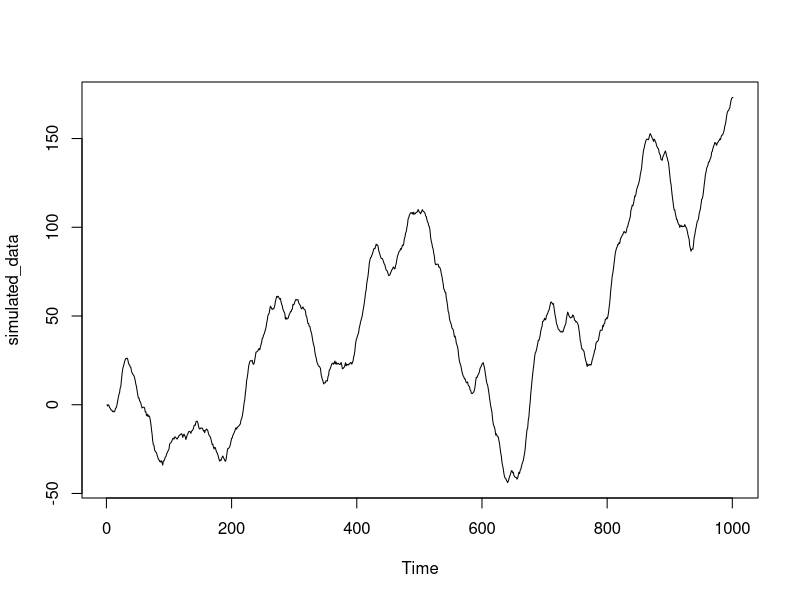
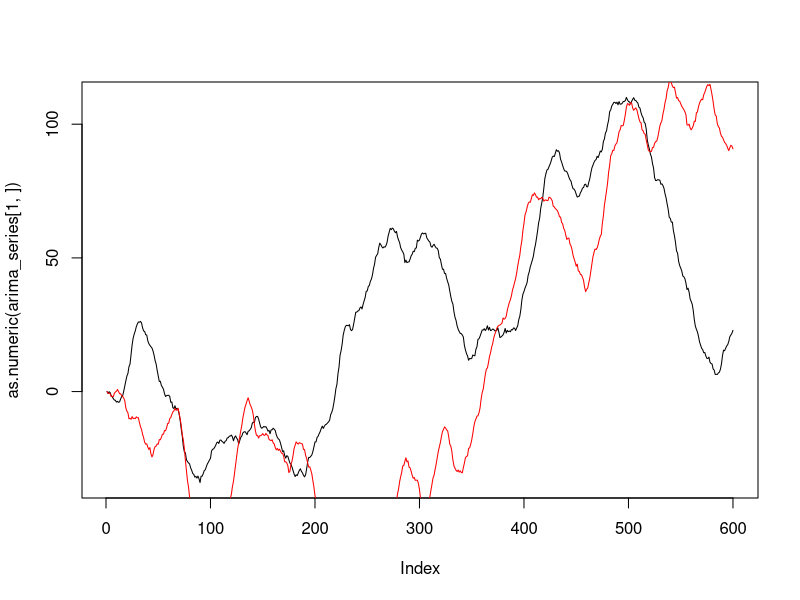

Source code (R) for these figures, in order: (Note: this script raises an error after producing the figures.)

library(forecast)


# Voy a generar series ARIMA (2,1,1)
# Fijo los parámetros del modelo
phis <- c(0.7, 0.2)
theta <- -0.3
arima_order <- c(2, 1, 1)
# Crear una lista que contiene el orden y los coeficientes del modelo ARIMA
model <- list(order = arima_order, ar = phis, ma = theta)


# Simular UNA serie temporal con el modelo ARIMA especificado
set.seed(123)
simulated_data <- arima.sim(model = model, n = 1000)
# Visualizar la serie temporal simulada
plot(simulated_data, type = "l")


# Ahora simulo 1000 series

# Armo una matriz vacía
arima_series <- data.frame(matrix(nrow = 1000, ncol = 600))

# Voy llenando las filas con cada serie simulada
set.seed(123)
for(i in 1:1000){
  serie <- arima.sim(model = model, n = 1000)
  arima_series[i,] <- serie
}

plot(as.numeric(arima_series[1,]), type="l")
lines(as.numeric(arima_series[2,]), col="red")


n_rows_with_na <- sum(apply(arima_series, 1, anyNA))
n_rows_with_na # hay 0 filas con NA.

dim(arima_series)

# Guardo las series en un csv
write.csv(arima_series, file = "data/muestra_arima211_0.7_0.2_-0.3.csv", row.names = FALSE)


#######################################################################
# Voy a generar series ARIMA (2,1,2)
# Fijo los parámetros del modelo
phis <- c(0.7, 0.2)
titas <- c(0.8,0.4)
arima_order <- c(2, 1, 2)
# Crear una lista que contiene el orden y los coeficientes del modelo ARIMA
model <- list(order = arima_order, ar = phis, ma = titas)


# Ahora simulo 1000 series
# Armo una matriz vacía
arima_series <- data.frame(matrix(nrow = 1000, ncol = 600))

# Voy llenando las filas con cada serie simulada
set.seed(123)
for(i in 1:1000){
  serie <- arima.sim(model = model, n = 1000)
  arima_series[i,] <- serie
}

View(arima_series)

plot(as.numeric(arima_series[1,]), type="l")
lines(as.numeric(arima_series[2,]), col="red")

anyNA(arima_series) # FALSE
dim(arima_series)

# Guardo las series en un csv
write.csv(arima_series, file = "data/muestra_arima212_0.7_0.2_0.8_0.4.csv", row.names = FALSE)

